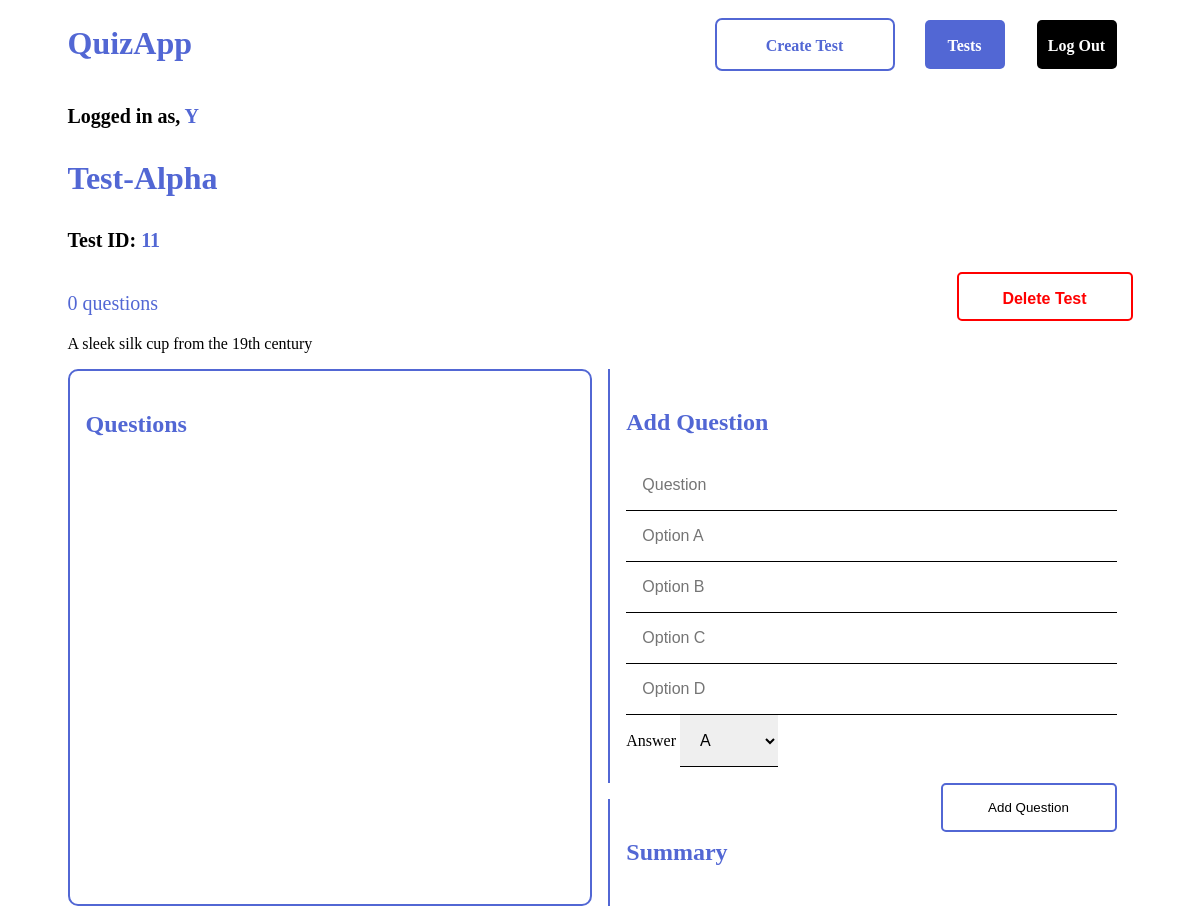
Screenshot of /tests/11 (signed in) with the database file from the repository.
### QuizApp/models.py (models this page shows)
class User(AbstractUser):
    pass

class Quiz(models.Model):
    user = models.ForeignKey(User, on_delete=models.CASCADE)
    title = models.CharField(max_length=200)
    description = models.CharField(max_length=1000)

### QuizApp/views.py (the view)
# urls.py: path("tests", views.index, name="index"),
@login_required(login_url='/login')
def tests(request, test_id):
    quiz = Quiz.objects.get(id=test_id)
    availableQuestions = len(Question.objects.filter(quiz=quiz))
    if request.method == "POST":
        try:
            question = request.POST["question"]
            option_a = request.POST["option_a"]
            option_b = request.POST["option_b"]
            option_c = request.POST["option_c"]
            option_d = request.POST["option_d"]
            qstn = Question.objects.create(quiz=quiz, question=question, option_a=option_a, option_b=option_b, option_c=option_c, option_d=option_d)
            qstn.save()
        except ValueError:
            return render(request, "quizapp/test.html", {
                "test": Quiz.objects.get(id=test_id),
            })
        answer = request.POST["answer"]
        qstnAns = Answer.objects.create(question=qstn, answer=answer)
        qstnAns.save()
        return HttpResponseRedirect("/tests/" + str(test_id))
    else:
        questions = Question.objects.filter(quiz=quiz)
        responders = Respondance.objects.filter(quiz=quiz)
        return render(request, "quizapp/test.html", {
            "questions": questions,
            "test": quiz,
            "noq": availableQuestions,
            "responders": responders,
        })

### QuizApp/templates/QuizApp/test.html (shortened to what this page needs)
{% extends "quizapp/layout.html" %}
{%load static%}
{% block body %}
    <p class="s1">Logged in as, <span>{{user}}</span></p>
    <p class="title">{{test.title}}</p>
    <p class="s1">Test ID: <span>{{test.id}}</span></p>
    <div class="flexme">
        <div>
            <p class="s2">{{noq}} questions</p>
            <p class="s3">{{test.description}}</p>
        </div>
        <form action="{% url 'delete' test.id %}" method="post">
            <input class="del" type="submit" value="Delete Test">
        </form>
    </div>
    <div class="flexme">
        <div class="flexme-left">
            <h3>Questions</h3>
        </div>
        <div class="flexme-right">
            <div class="right-top">
                <form action="{% url 'tests' test.id %}" method="post">
                    <h3>Add Question</h3>
                    <div id ="test-question-input" class="test-question-input">
                            <input type="text" name="question" id="" placeholder="Question" required>
                            <input type="text" name="option_a" id="" placeholder="Option A">
                            <input type="text" name="option_b" id="" placeholder="Option B">
                            <input type="text" name="option_c" id="" placeholder="Option C">
                            <input type="text" name="option_d" id="" placeholder="Option D">
                            <label for="answer">Answer</label>
                            <select id="answer" name="answer" required>
                            <option value="a">A</option>
                            </select>
                    </div>
                    <input class="btn" type="submit" value="Add Question">
                </form>
            </div>
            <div class="right-bottom">
                <h3>Summary</h3>
            </div>
        </div>
    </div>
{% endblock %}

### static/QuizApp/css/style.css (style rules this page uses)
:root { --text: #131313; --bg: #F8F6F1; }
html { box-sizing: border-box; }
*, *:before, *:after { box-sizing: inherit; }
body { width: 88.75vw; margin: auto; background-color: #fff; color: #000; font-family: "Poppins"; overflow-x: hidden; }
.s1 { font-weight: 600; font-size: 20px; }
.s1 span { color: #5267D4; }
.title { font-weight: 600; font-size: 32px; color: #5267D4; }
.s2 { font-weight: 500; font-size: 20px; color: #5267D4; }
.s3 { max-width: 752px; font-weight: 400; font-size: 16px; margin-bottom: 16px; }
.flexme { display: flex; justify-content: space-between; }
.del { color: #FF0000; text-align: center; background-color: #fff; padding: 16px; border-radius: 5px; outline: none; border: 2px solid #FF0000; width: 176px; height: 49px; box-sizing: border-box; font-weight: 600; font-size: 16px; }
.flexme-left { border: 2px solid #5267D4; border-radius: 10px; box-sizing: border-box; padding: 16px; width: 50%; margin-right: 16px; margin-bottom: 16px; }
.flexme-left h3 { font-weight: 600; font-size: 24px; color: #5267D4; }
.flexme-right { width: 50%; }
.right-top, .right-bottom { border-left: 2px solid #5267D4; border-radius: 0 10px 10px 0; box-sizing: border-box; padding: 16px; margin-bottom: 16px; }
.flexme-right h3 { font-weight: 600; font-size: 24px; color: #5267D4; }
.test-question-input input { border: 0; outline: 0; width: 100%; font-weight: 400; font-size: 16px; color: #000; box-sizing: border-box; padding: 16px; border-bottom: #000 1px solid; }
.test-question-input select { border: 0; outline: 0; width: 20%; font-weight: 400; font-size: 16px; color: #000; box-sizing: border-box; padding: 16px; border-bottom: #000 1px solid; }
.btn { background-color: #fff; outline: none; border-radius: 5px; border: #5267D4 2px solid; width: 176px; height: 49px; margin-top: 16px; float: right; }

### rows the page displays
User: username "Y"
Quiz: title "Test-Alpha", id "11", description "A sleek silk cup from the 19th century"

### other values shown
{{ noq }} "0"
